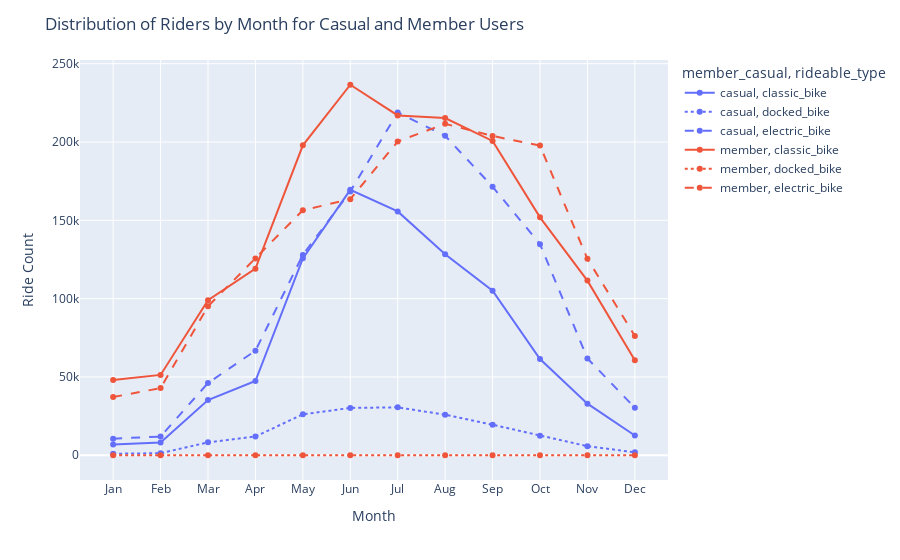

Notebook code cell kept with this figure:
### Code cell
month_data_px = df_all.groupby(['month','member_casual','rideable_type'])['ride_id'].count().reset_index()

fig = px.line(month_data_px,x='month',y='ride_id',color='member_casual',markers=True,line_dash='rideable_type')
fig.update_layout(
    title=('Distribution of Riders by Month for Casual and Member Users'),
    xaxis_title=('Month'),
    yaxis_title=('Ride Count')
)

fig.show()

### Figure 1 — Plotly figure (JSON) as saved in the notebook; plotly's stock layout.template omitted (floating-point values rounded to 4 significant figures)
{"data": [{"hovertemplate": "member_casual=casual<br>rideable_type=classic_bike<br>month=%{x}<br>ride_id=%{y}<extra></extra>", "legendgroup": "casual, classic_bike", "line": {"color": "#636efa", "dash": "solid"}, "marker": {"symbol": "circle"}, "mode": "lines+markers", "name": "casual, classic_bike", "orientation": "v", "showlegend": true, "type": "scatter", "x": ["Jan", "Feb", "Mar", "Apr", "May", "Jun", "Jul", "Aug", "Sep", "Oct", "Nov", "Dec"], "xaxis": "x", "y": [6935, 8069, 35285, 47383, 125714, 169462, 155684, 128314, 105093, 61409, 32956, 12602], "yaxis": "y"}, {"hovertemplate": "member_casual=casual<br>rideable_type=docked_bike<br>month=%{x}<br>ride_id=%{y}<extra></extra>", "legendgroup": "casual, docked_bike", "line": {"color": "#636efa", "dash": "dot"}, "marker": {"symbol": "circle"}, "mode": "lines+markers", "name": "casual, docked_bike", "orientation": "v", "showlegend": true, "type": "scatter", "x": ["Jan", "Feb", "Mar", "Apr", "May", "Jun", "Jul", "Aug", "Sep", "Oct", "Nov", "Dec"], "xaxis": "x", "y": [943, 1344, 8222, 11980, 26120, 30212, 30599, 25888, 19488, 12396, 5794, 1872], "yaxis": "y"}, {"hovertemplate": "member_casual=casual<br>rideable_type=electric_bike<br>month=%{x}<br>ride_id=%{y}<extra></extra>", "legendgroup": "casual, electric_bike", "line": {"color": "#636efa", "dash": "dash"}, "marker": {"symbol": "circle"}, "mode": "lines+markers", "name": "casual, electric_bike", "orientation": "v", "showlegend": true, "type": "scatter", "x": ["Jan", "Feb", "Mar", "Apr", "May", "Jun", "Jul", "Aug", "Sep", "Oct", "Nov", "Dec"], "xaxis": "x", "y": [10585, 11948, 46137, 66758, 127931, 168415, 218905, 203966, 171496, 134807, 61834, 30317], "yaxis": "y"}, {"hovertemplate": "member_casual=member<br>rideable_type=classic_bike<br>month=%{x}<br>ride_id=%{y}<extra></extra>", "legendgroup": "member, classic_bike", "line": {"color": "#EF553B", "dash": "solid"}, "marker": {"symbol": "circle"}, "mode": "lines+markers", "name": "member, classic_bike", "orientation": "v", "showlegend": true, "type": "scatter", "x": ["Jan", "Feb", "Mar", "Apr", "May", "Jun", "Jul", "Aug", "Sep", "Oct", "Nov", "Dec"], "xaxis": "x", "y": [48064, 51285, 99024, 119148, 197899, 236571, 216998, 215328, 200675, 151894, 111507, 60673], "yaxis": "y"}, {"hovertemplate": "member_casual=member<br>rideable_type=docked_bike<br>month=%{x}<br>ride_id=%{y}<extra></extra>", "legendgroup": "member, docked_bike", "line": {"color": "#EF553B", "dash": "dot"}, "marker": {"symbol": "circle"}, "mode": "lines+markers", "name": "member, docked_bike", "orientation": "v", "showlegend": true, "type": "scatter", "x": ["Jan", "Feb", "Mar", "Apr", "May", "Jun", "Jul", "Aug", "Sep", "Oct", "Nov", "Dec"], "xaxis": "x", "y": [0, 0, 0, 0, 0, 0, 0, 0, 0, 0, 0, 0], "yaxis": "y"}, {"hovertemplate": "member_casual=member<br>rideable_type=electric_bike<br>month=%{x}<br>ride_id=%{y}<extra></extra>", "legendgroup": "member, electric_bike", "line": {"color": "#EF553B", "dash": "dash"}, "marker": {"symbol": "circle"}, "mode": "lines+markers", "name": "member, electric_bike", "orientation": "v", "showlegend": true, "type": "scatter", "x": ["Jan", "Feb", "Mar", "Apr", "May", "Jun", "Jul", "Aug", "Sep", "Oct", "Nov", "Dec"], "xaxis": "x", "y": [37157, 42886, 95108, 125663, 156472, 163489, 200355, 211593, 203875, 197704, 125414, 76214], "yaxis": "y"}], "layout": {"legend": {"title": {"text": "member_casual, rideable_type"}, "tracegroupgap": 0}, "margin": {"t": 60}, "title": {"text": "Distribution of Riders by Month for Casual and Member Users"}, "xaxis": {"anchor": "y", "domain": [0, 1], "title": {"text": "Month"}}, "yaxis": {"anchor": "x", "domain": [0, 1], "title": {"text": "Ride Count"}}}}
